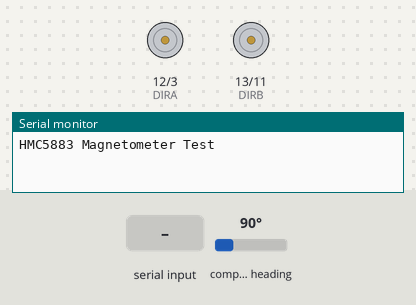
The sketch below on a simulated Arduino Uno, built with avr-gcc and run on an emulated ATmega328P. On the bench: direction and speed pins drawn as motors (green arrow = direction pin HIGH = forward, orange = LOW = backward, longer = more drive), the last lines printed to the serial monitor. The test bench sets the inputs (shaded band); at power-on: compass heading 90°.

Above: at 1.2 s.
1.3 s: "x" received over Serial
At 3.1 s:
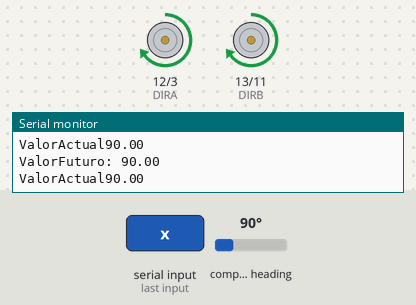
3.8 s: compass heading set to 96°
At 5.0 s:
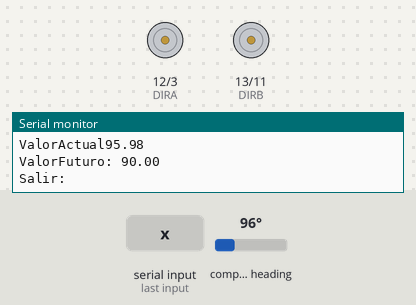
5.4 s: "l90\n" received over Serial
At 6.5 s:
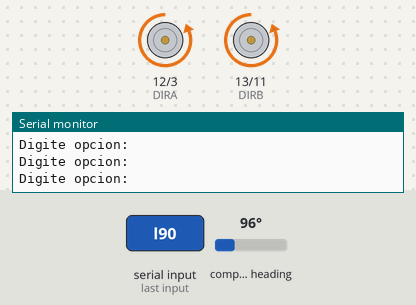
6.9 s: "u90\n" received over Serial
At 7.6 s:
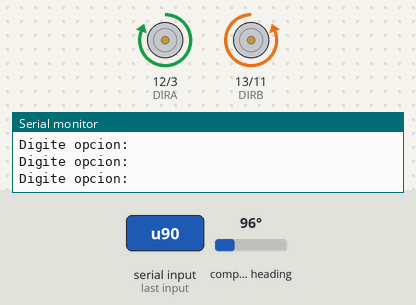
8.4 s: "d90\n" received over Serial
At 8.8 s:
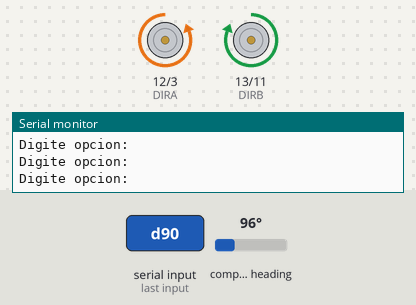
9.9 s: "z" received over Serial
At 11.1 s:
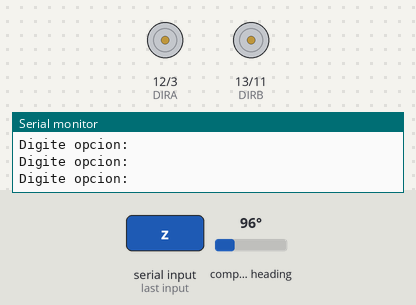
Timing chart, 0 to 12.4 s (numbered marks = the images above; inputs shaded):
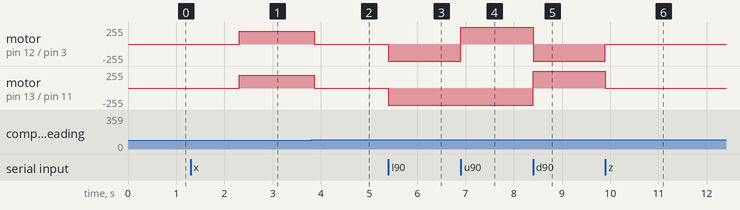

Measured:
- the behaviour switches between 90 and 91° on compass heading (found by bisection; images 1 and 2)
- after the input at 1.3 s, motor on pin 12 (DIRA) / pin 3 (PWMA), motor on pin 13 (DIRB) / pin 11 (PWMB): stopped → forward 195/255 after 1.0 s
- after the input at 3.8 s, motor on pin 12 (DIRA) / pin 3 (PWMA), motor on pin 13 (DIRB) / pin 11 (PWMB): forward 195/255 → stopped after 0.06 s
- after the input at 5.4 s, motor on pin 12 (DIRA) / pin 3 (PWMA), motor on pin 13 (DIRB) / pin 11 (PWMB): stopped → backward 255/255 at once
- after the input at 6.9 s, motor on pin 12 (DIRA) / pin 3 (PWMA): backward 255/255 → forward 255/255 at once
- after the input at 8.4 s, motor on pin 12 (DIRA) / pin 3 (PWMA): forward 255/255 → backward 255/255 at once; motor on pin 13 (DIRB) / pin 11 (PWMB): backward 255/255 → forward 255/255 at once
- after the input at 9.9 s, motor on pin 12 (DIRA) / pin 3 (PWMA): backward 255/255 → stopped at once; motor on pin 13 (DIRB) / pin 11 (PWMB): forward 255/255 → stopped at once

The sketch:

Final.ino
```cpp
#include <Wire.h>
#include <Adafruit_Sensor.h>
#include <Adafruit_HMC5883_U.h>
#define CW  0
#define CCW 1
// Motor definitions to make life easier:
#define MOTOR_A 0
#define MOTOR_B 1
// Pin Assignments //
// Don't change these! These pins are statically defined by shield layout
const byte PWMA = 3;  // PWM control (speed) for motor A
const byte PWMB = 11; // PWM control (speed) for motor B
const byte DIRA = 12; // Direction control for motor A
const byte DIRB = 13; // Direction control for motor B
char val;
Adafruit_HMC5883_Unified mag = Adafruit_HMC5883_Unified(12345);
void displaySensorDetails(void)
{
  sensor_t sensor;
  mag.getSensor(&sensor);
}
void setup(void)
{
  Serial.begin(9600);
  Serial.println("HMC5883 Magnetometer Test"); Serial.println("");
   setupArdumoto(); // Set all pins as outputs
  if(!mag.begin())
  {
    Serial.println("Ooops, no HMC5883 detected ... Check your wiring!");
    while(1);
  }
  displaySensorDetails();
}
void loop(void)
{
    if ( Serial.available() ) {
          Serial.println("Digite opcion:");
    val = Serial.read();
    if ( val == 's' ) {
      stopArdumoto(MOTOR_A);
      stopArdumoto(MOTOR_B);
    }
    if ( val == 'l' ) {
      stopArdumoto(MOTOR_A);
      stopArdumoto(MOTOR_B);
      driveArdumoto(MOTOR_A, CW, 255);
      driveArdumoto(MOTOR_B, CW, 255);
    }
    if ( val == 'r' ) {
      stopArdumoto(MOTOR_A);
      stopArdumoto(MOTOR_B);
      driveArdumoto(MOTOR_A, CCW, 255);
      driveArdumoto(MOTOR_B, CCW, 255);
    }
    if ( val == 'u' ) {
      stopArdumoto(MOTOR_A);
      stopArdumoto(MOTOR_B);
      driveArdumoto(MOTOR_A, CCW, 255);
      driveArdumoto(MOTOR_B, CW, 255);
    }
    if ( val == 'd' ) {
      stopArdumoto(MOTOR_A);
      stopArdumoto(MOTOR_B);
      driveArdumoto(MOTOR_A, CW, 255);
      driveArdumoto(MOTOR_B, CCW, 255);
    }
    if (val == 'z') {
      stopArdumoto(MOTOR_A);
      stopArdumoto(MOTOR_B);
      driveArdumoto(MOTOR_A, CW, 255);
      driveArdumoto(MOTOR_B, CW, 255);
      stopArdumoto(MOTOR_A);
      stopArdumoto(MOTOR_B);
    }
    if (val == 'x') {
      stopArdumoto(MOTOR_A);
      stopArdumoto(MOTOR_B);
        sensors_event_t event;
        mag.getEvent(&event);
        float heading = atan2(event.magnetic.y, event.magnetic.x);
        if(heading < 0)
          heading += 2*PI;
        if(heading > 2*PI)
          heading -= 2*PI;
        float valorActual = heading * 180/M_PI;
        Serial.print("Digite el valor:");
        float valorFuturo = Serial.parseFloat();
        bool auxB = false;
        valorFuturo = valorActual+valorFuturo;
        if(valorFuturo>355){
          valorFuturo = valorFuturo-360;
          auxB=true;
        }
        Serial.print("ValorActual");Serial.println(valorActual);
        Serial.print("ValorFuturo: "); Serial.println(valorFuturo);
        while(true){
          sensors_event_t event;
          mag.getEvent(&event);
              heading = atan2(event.magnetic.y, event.magnetic.x);
        if(heading < 0)
          heading += 2*PI;
        if(heading > 2*PI)
          heading -= 2*PI;
          valorActual = heading * 180/M_PI;
      driveArdumoto(MOTOR_A, CCW, 195);
      driveArdumoto(MOTOR_B, CCW, 195);
        Serial.print("ValorActual");Serial.println(valorActual);
        Serial.print("ValorFuturo: "); Serial.println(valorFuturo);
      if(auxB){
        if(valorActual<valorFuturo){
         Serial.print("Salir: ");
           stopArdumoto(MOTOR_A);
           stopArdumoto(MOTOR_B);
          break;
         }
      }else{
        if(valorActual>valorFuturo){
           Serial.print("Salir: ");
           stopArdumoto(MOTOR_A);
           stopArdumoto(MOTOR_B);
          break;
         }
      }
     }
    }
  }
}
void driveArdumoto(byte motor, byte dir, byte spd)
{
  if (motor == MOTOR_A)
  {
    digitalWrite(DIRA, dir);
    analogWrite(PWMA, spd);
  }
  else if (motor == MOTOR_B)
  {
    digitalWrite(DIRB, dir);
    analogWrite(PWMB, spd);
  }
}
void stopArdumoto(byte motor)
{
  driveArdumoto(motor, 0, 0);
}
void setupArdumoto()
{
  pinMode(PWMA, OUTPUT);
  pinMode(PWMB, OUTPUT);
  pinMode(DIRA, OUTPUT);
  pinMode(DIRB, OUTPUT);
  digitalWrite(PWMA, LOW);
  digitalWrite(PWMB, LOW);
  digitalWrite(DIRA, LOW);
  digitalWrite(DIRB, LOW);
}
```
